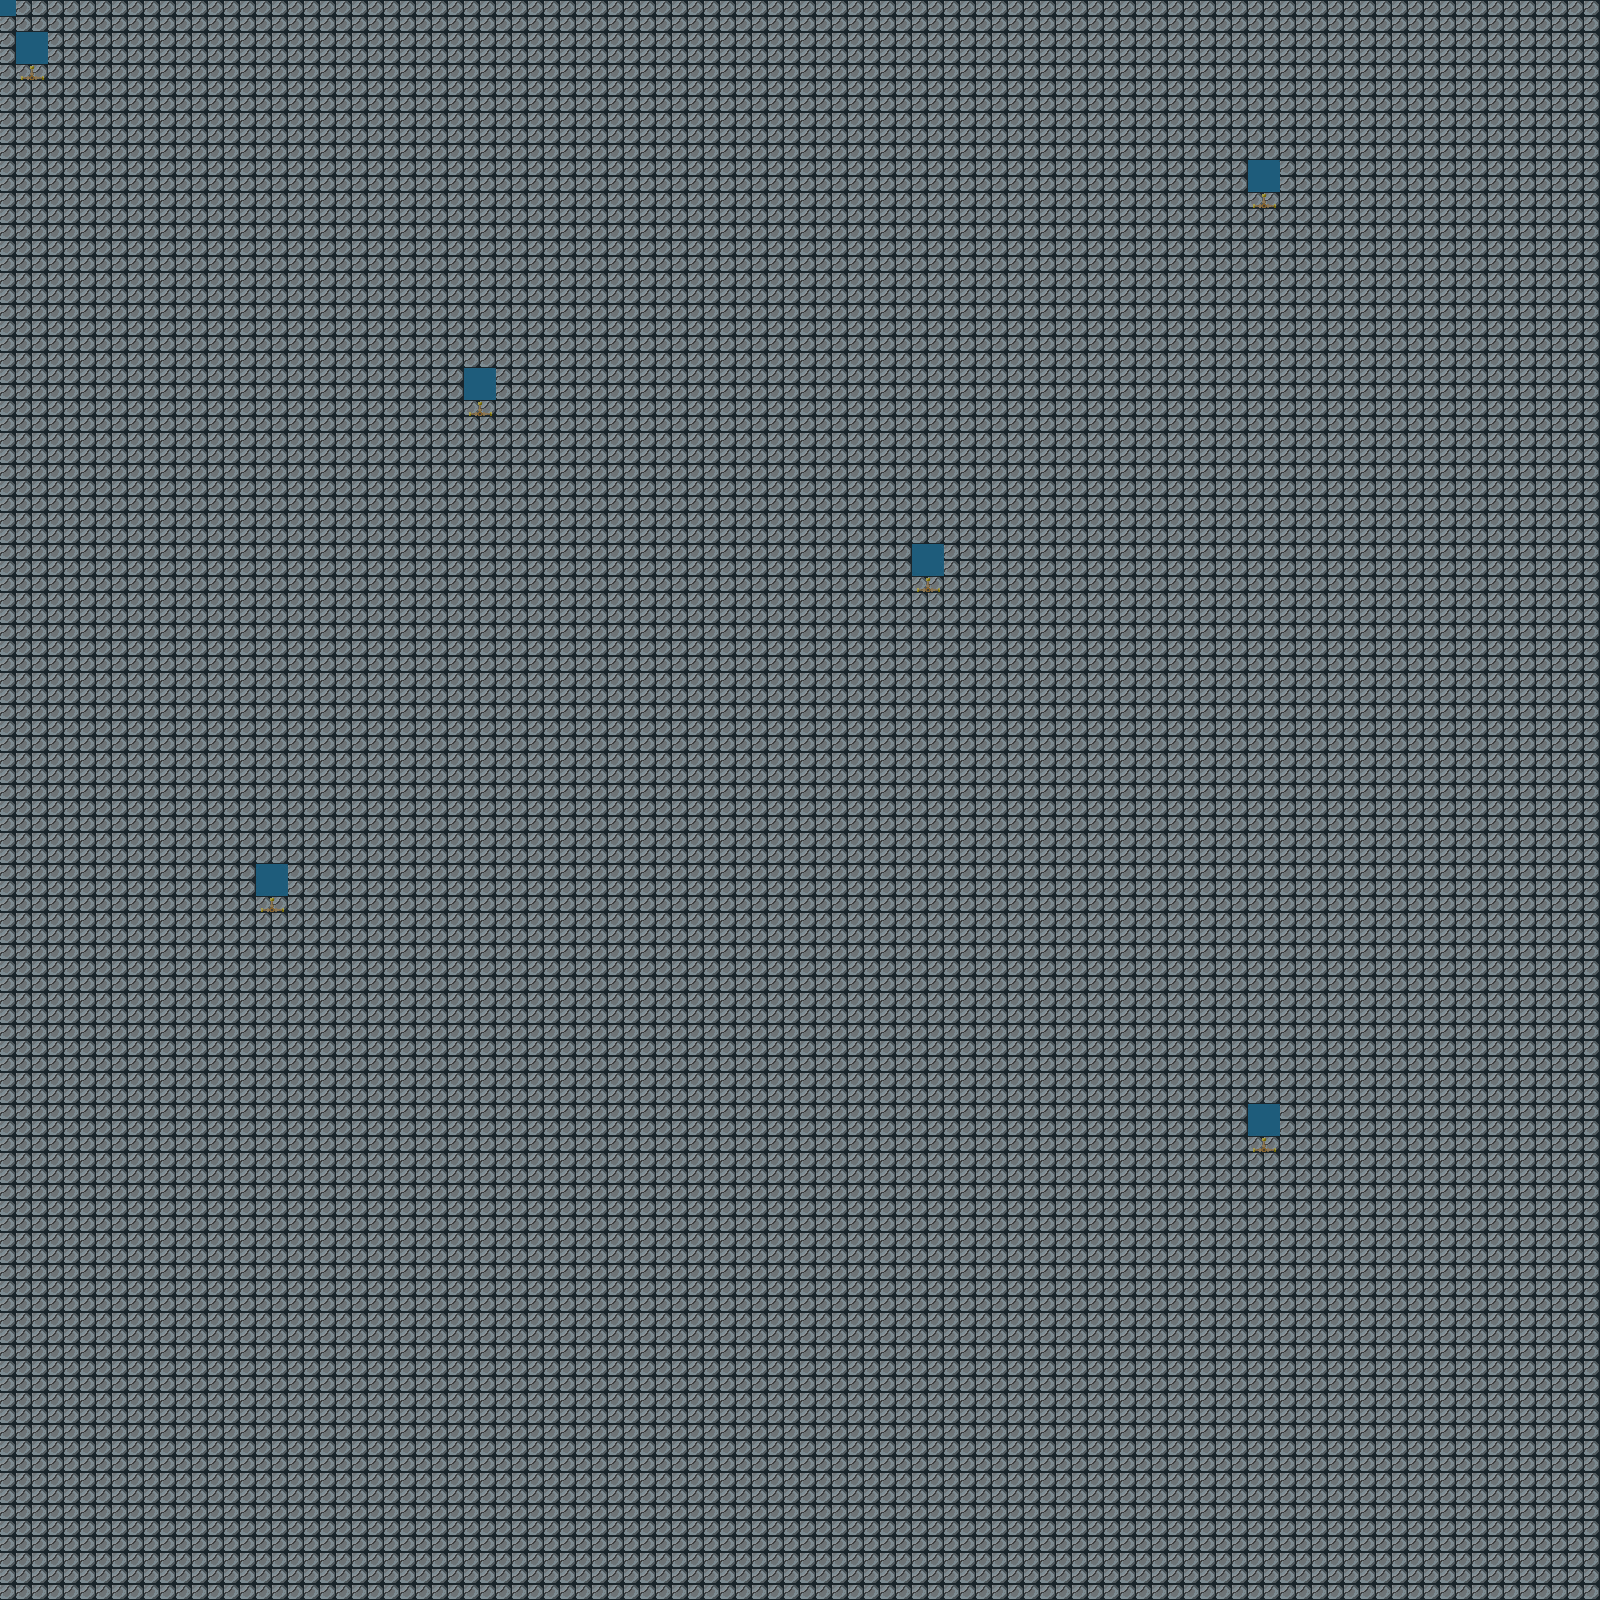

Tiled map render using the project's own tile images. Description and the map definition, with tile-layer contents summarised, below:
An orthogonal 100x100 tile map with 16x16 px tiles, 2 tile layers (Layer 1, Layer 2).

<map version="1.0" orientation="orthogonal" renderorder="right-down" width="100" height="100" tilewidth="16" tileheight="16" nextobjectid="1">
 <tileset firstgid="1" name="tiles" tilewidth="16" tileheight="16" tilecount="2912" columns="52">
  <image source="tiles.png" width="832" height="896" />
 </tileset>
 <layer name="Layer 1" width="100" height="100">
  <data>[10000 cells, 10000 non-empty, 1 distinct tile ids]</data>
 </layer>
 <layer name="Layer 2" width="100" height="100">
  <data>[10000 cells, 10000 non-empty, 10 distinct tile ids]</data>
 </layer>
</map>